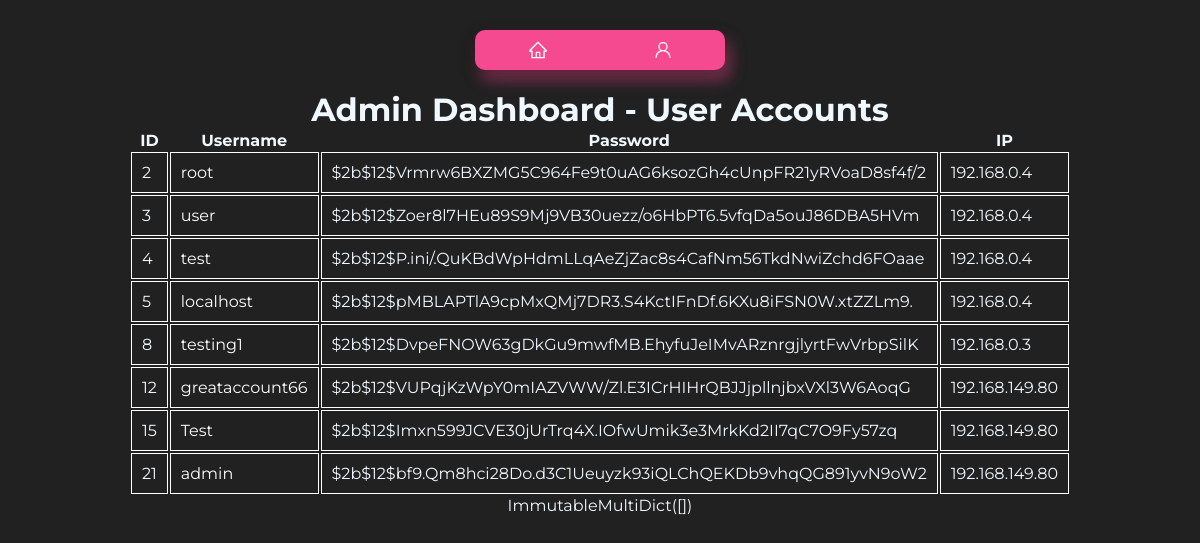
Page /admin/dashboard (signed in) on the committed database.
### tables this page shows
CREATE TABLE users (
        id INTEGER PRIMARY KEY,
        username TEXT UNIQUE,
        password TEXT,
        ip TEXT
    );

### main.py (the view)
@app.route('/admin/dashboard')
def admin_dashboard():
    username = session.get('username')
    if username == 'admin':
        users = get_all_users()
        cookies = request.cookies
        return render_template('admin/admin_dashboard.html', users=users, cookies=cookies)
    else:
        return jsonify({'error':'Not an admin'}), 403

### scripts/db.py (called while the page is built)
def connect():
    conn = sqlite3.connect('database/testdb.db')
    cursor = conn.cursor()
    return conn, cursor

def get_all_users():
    conn, cursor = connect()
    cursor.execute('SELECT * FROM users')
    users = cursor.fetchall()
    conn.close()
    return users

### templates/admin/admin_dashboard.html (shortened to what this page needs)
<!DOCTYPE html>
<html>
<head>
    <link rel="stylesheet" type="text/css" href="{{ url_for('static', filename='css/template.css') }}">
    <link rel="stylesheet" type="text/css" href="{{ url_for('static', filename='css/header.css') }}">
</head>
<body>
    <header>
        <div class="button-container">
            <a class="button" href="/">
            </a>
            <a class="button" href="/account">
            </a>
        </div>
    </header>
    <h1>Admin Dashboard - User Accounts</h1>
    <table>
        <tr>
            <th>ID</th>
            <th>Username</th>
            <th>Password</th>
            <th>IP</th>
        </tr>
        {% for user in users %}
        <tr>
            <td id="id">{{ user[0] }}</td>
            <td id="username"><a style="color: white; text-decoration: none;" href="/{{user[1]}}">{{ user[1] }}</a></td>
            <td id="Password">{{ user[2] }}</td>
            <td id="ip">{{ user[3] }}</td>
        </tr>
        {% endfor %}
    </table>
    <div>{{cookies}}</div>
</body>
</html>

### static/css/template.css (style rules this page uses)
* { padding: 0; margin: 0; box-sizing: border-box; }
body { padding: 10px; display: flex; flex-direction: column; justify-content: center; align-items: center; background-color: #212121; color: aliceblue; font-family: Montserrat, serif; }

### static/css/header.css (style rules this page uses)
header { padding: 20px; display: flex; justify-content: center; align-items: center; }
.button-container { display: flex; background-color: rgba(245, 73, 144); width: 250px; height: 40px; align-items: center; justify-content: space-around; border-radius: 10px; box-shadow: rgba(0, 0, 0, 0.35) 0px 5px 15px, rgba(245, 73, 144, 0.5) 5px 10px 15px; }
.button { outline: 0 !important; border: 0 !important; width: 40px; height: 40px; border-radius: 50%; background-color: transparent; display: flex; align-items: center; justify-content: center; color: #fff; transition: all ease-in-out 0.3s; cursor: pointer; }
.icon { font-size: 20px; }

### templates/admin/admin_dashboard.html (style rules this page uses)
td { padding: 10px; border: 1px solid #FFF; }

### rows in the picture
users: id "2", username "root", password "$2b$12$Vrmrw6BXZMG5C964Fe9t0uAG6ksozGh4cUnpFR21yRVoaD8sf4f/2", ip "192.168.0.4"
users: id "3", username "user", password "$2b$12$Zoer8l7HEu89S9Mj9VB30uezz/o6HbPT6.5vfqDa5ouJ86DBA5HVm", ip "192.168.0.4"
users: id "4", username "test", password "$2b$12$P.ini/.QuKBdWpHdmLLqAeZjZac8s4CafNm56TkdNwiZchd6FOaae", ip "192.168.0.4"
users: id "5", username "localhost", password "$2b$12$pMBLAPTlA9cpMxQMj7DR3.S4KctIFnDf.6KXu8iFSN0W.xtZZLm9.", ip "192.168.0.4"
users: id "8", username "testing1", password "$2b$12$DvpeFNOW63gDkGu9mwfMB.EhyfuJeIMvARznrgjlyrtFwVrbpSilK", ip "192.168.0.3"
users: id "12", username "greataccount66", password "$2b$12$VUPqjKzWpY0mIAZVWW/Zl.E3ICrHIHrQBJJjpllnjbxVXl3W6AoqG", ip "192.168.149.80"
users: id "15", username "Test", password "$2b$12$Imxn599JCVE30jUrTrq4X.IOfwUmik3e3MrkKd2II7qC7O9Fy57zq", ip "192.168.149.80"
users: id "21", username "admin", password "$2b$12$bf9.Qm8hci28Do.d3C1Ueuyzk93iQLChQEKDb9vhqQG891yvN9oW2", ip "192.168.149.80"

### other values in the picture
{{ cookies }} "ImmutableMultiDict([])"
